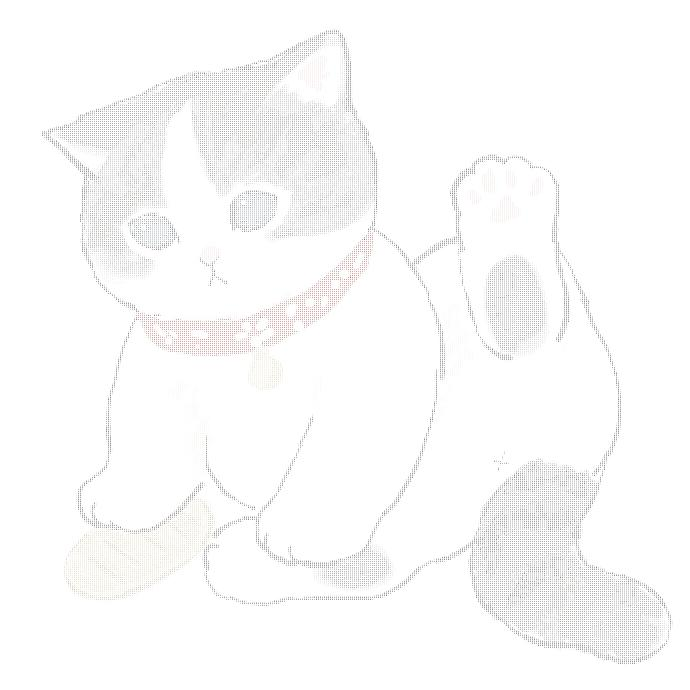
#> input picture cat_chr_image.jpg, 690 x 690 px
$ python color_ascii_art.py --inputImage cat_chr_image.jpg --outputImage out.png
#> lines starting #> are read from the running program, lines starting #| are printed output that depends on the picture
#!/usr/bin/env python3
# -*- coding: utf-8 -*-
"""
'A tool to convert pictures into colorful character paintings'
'Created on Thur May 25 20:08:16 2023'
__author__ = 'Af10wer'
"""
import os
import sys
import argparse
import textwrap

import numpy as np
from tqdm import tqdm
from PIL import Image, ImageDraw, ImageFont

class CharImageConvert:

    def __init__(self):
        # 设置彩色字符画中显示的字符集
        self.char_set = r"$@B%8&WM#*oahkbdpqwmZO0QLCJUYXzcvunxrjft/\|()1{}[]?-_+~<>i!lI;:,\"^`'.*"
        '''
        设置font路径,此处将要生成的彩色字符画中的字符设置为黑体
        在 Windows 上: C:\\Windows\\Fonts
        在 MAC_OSX 上: /Library/Fonts and /System/Library/Fonts
        在 Linux 上: /usr/share/fonts/truetype
        '''
        self.font_path = 'C:\\Windows\\Fonts\\simhei.ttf'

    ''' 将原图每个像素点的RGBA映射到字符集中的每个字符 '''
    def get_char(self,r,g,b,alpha=256):
        self.gray = int(0.2126 * r + 0.7152 * g + 0.0722 * b)
        self.unit = (255.0 + 1)/len(self.char_set)
        self.alpha = alpha
        if self.alpha == 0:
            return ' '
        else:
            return self.char_set[int(self.gray/self.unit)]

    '''生成彩色字符画'''
    def CharPic(self):
        # 创建一个font对象
        self.font = ImageFont.truetype(self.font_path, font_size)
        self.img = Image.open(origin_image)
#> self.img is the input picture: PIL image 690x690 RGB; mean R, G, B 250.4, 250.3, 250.2
        #self.img = self.img.resize((int(self.img.size[0]*0.4),int(self.img.size[1]*0.4)),Image.Resampling.LANCZOS)
        self.w, self.h = self.img.size
#> self.w = 690; self.h = 690
        # 创建一个与原图尺寸相同、背景为白色的Image对象
        self.new_img = Image.new("RGBA", (self.w, self.h),'white')
#> self.new_img: PIL image 690x690 RGBA; every value is 255

        for i in tqdm(range(0, self.h, font_size)):
            for j in range(0, self.w, font_size):
                # 创建一个ImageDraw对象，以便下一步在新图上绘制文本字符
                self.draw = ImageDraw.Draw(self.new_img)
                # 绘制文本字符
                self.draw.text((j, i), self.get_char(*(self.img.getpixel((j, i)))), fill=self.img.getpixel((j, i)), font=self.font)
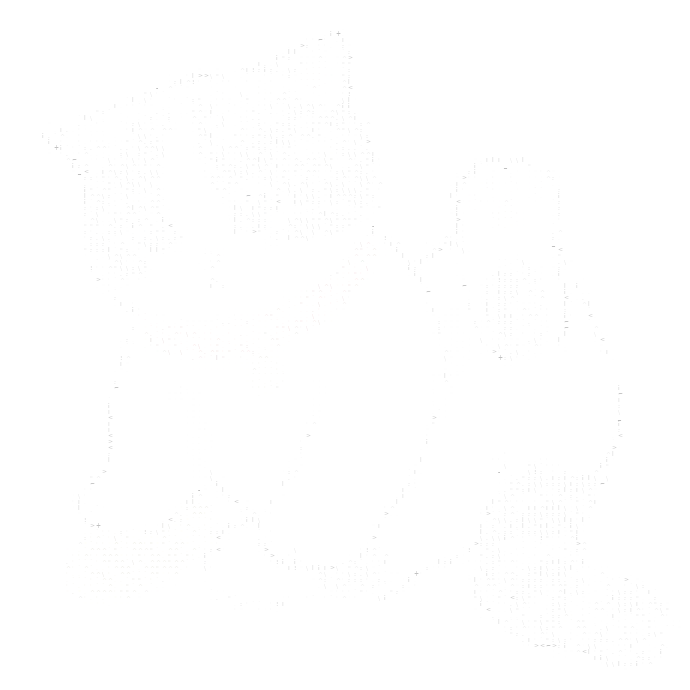
#> self.new_img: PIL image 690x690 RGBA; mean R, G, B, A 254.8, 254.8, 254.8, 255

        self.new_img_arr = np.array(self.new_img)
        self.text_rows,self.text_cols,self.channel = self.new_img_arr.shape

        # 针对生成的新图是RGB格式的情况，处理RGBA转RGB
        if newImageName.endswith('.jpg') or newImageName.endswith('.jpeg'):
            self.rgb = np.zeros((self.text_rows,self.text_cols,3),dtype='float32')
            self.r,self.g,self.b,self.a = self.new_img_arr[:,:,0],self.new_img_arr[:,:,1],self.new_img_arr[:,:,2],self.new_img_arr[:,:,3]
            self.a = np.array(self.a,dtype='float32')/255.0
            self.rgb[:,:,0] = self.r * self.a + (1.0 - self.a)* 255
            self.rgb[:,:,1] = self.g * self.a + (1.0 - self.a)* 255
            self.rgb[:,:,2] = self.b * self.a + (1.0 - self.a)* 255
            self.new_img = Image.fromarray(np.array(self.rgb,dtype='uint8'))

        # 针对原图与生成的新图都是RGBA格式的情况，将两者的alpha保持一致
        if self.img.mode in ('RGBA','CMYK') and not (newImageName.endswith('.jpg') or newImageName.endswith('.jpeg')):
            self.img_arr = np.array(self.img)
            self.rgb = np.zeros((self.text_rows,self.text_cols,4),dtype='float32')
            self.rgb[:,:,0] = self.new_img_arr[:,:,0]
            self.rgb[:,:,1] = self.new_img_arr[:,:,1]
            self.rgb[:,:,2] = self.new_img_arr[:,:,2]
            self.rgb[:,:,3] = self.img_arr[:,:,3]
            self.new_img = Image.fromarray(np.array(self.rgb,dtype='uint8'))

        # 将绘制好的彩色字符画保存本地
        self.new_img.save(new_char_image)


if __name__ == '__main__':
    parser = argparse.ArgumentParser(
        description = 'Convert pictures to color character paintings',
        formatter_class = argparse.RawDescriptionHelpFormatter,
        epilog = textwrap.dedent('''Example:
            color_ascii_art.py -i origin_image -o new_char_image [--fontsize 8]
            ''')
        )
    parser.add_argument('-i','--inputImage',required=True,help='The path of the image file to be converted')
    parser.add_argument('-o','--outputImage',required=True,help='The path of the color character painting to be generated')
    parser.add_argument('--fontsize',type=int,default=6,help='Sets the size of characters in color character paintings')

    args = parser.parse_args()
    origin_image = args.inputImage
    new_char_image = args.outputImage
    newImageName = os.path.basename(new_char_image)
    font_size = args.fontsize

    charImage = CharImageConvert()
    charImage.CharPic()
